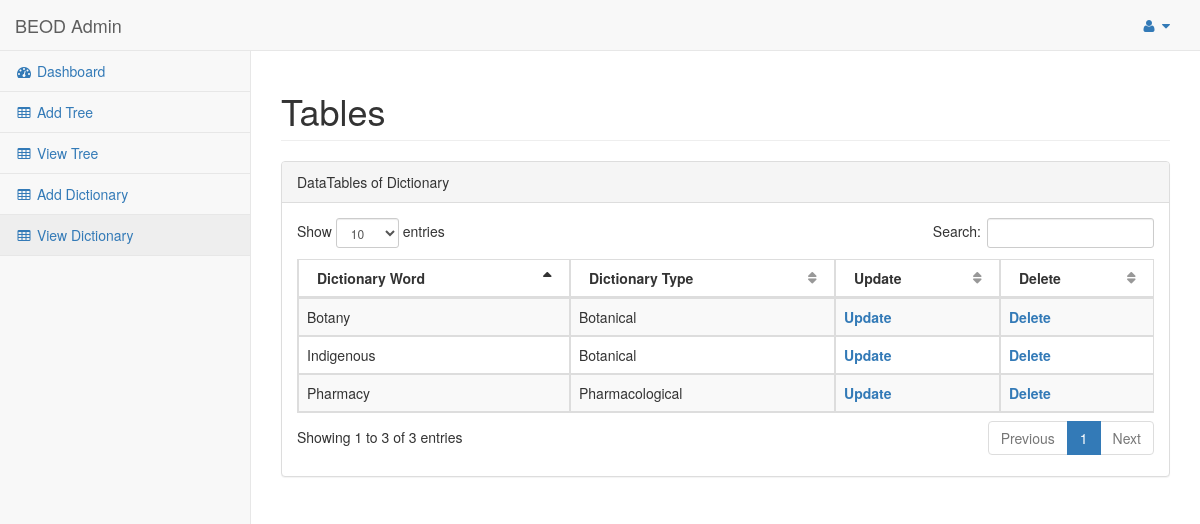
Screenshot of /script/view_dictionary.php (signed in) with the database file from the repository.
### tables this page shows
CREATE TABLE IF NOT EXISTS `dictionary` (
  `id` int(100) NOT NULL AUTO_INCREMENT,
  `dictionary_type` varchar(15) NOT NULL,
  `dictionary_word` varchar(30) NOT NULL,
  `word_details` varchar(200) NOT NULL,
  `vis` int(10) NOT NULL,
  PRIMARY KEY (`id`)
);

### script/view_dictionary.php (the view, shortened to what this page needs)
<!DOCTYPE html>
<html lang="en">
<head>
    <link href="bower_components/bootstrap/dist/css/bootstrap.min.css" rel="stylesheet">
    <link href="bower_components/metisMenu/dist/metisMenu.min.css" rel="stylesheet">
    <link href="bower_components/datatables-plugins/integration/bootstrap/3/dataTables.bootstrap.css" rel="stylesheet">
    <link href="bower_components/datatables-responsive/css/dataTables.responsive.css" rel="stylesheet">
    <link href="dist/css/sb-admin-2.css" rel="stylesheet">
    <link href="bower_components/font-awesome/css/font-awesome.min.css" rel="stylesheet" type="text/css">
</head>
<body>
<?php
include 'leftmenu.php';
?>
    <div id="wrapper">
        <div id="page-wrapper">
            <div class="row">
                <div class="col-lg-12">
                    <h1 class="page-header">Tables</h1>
                </div>
            </div>
            <div class="row">
                <div class="col-lg-12">
                    <div class="panel panel-default">
                        <div class="panel-heading">
                            DataTables of Dictionary
                        </div>
                        <div class="panel-body">
                            <div class="dataTable_wrapper">
                                <table width="100%" class="table table-striped table-bordered table-hover" id="dataTables-example">
                                    <thead>
                                        <tr>
                                            <th>Dictionary Word</th>
                                            <th>Dictionary Type</th>
                                            <th>Update</th>
											<th>Delete</th>
                                        </tr>
                                    </thead>
                                    <tbody>
									<?php
													$result = mysql_query("SELECT * FROM dictionary WHERE vis=0 order by dictionary_word");
															while($row = mysql_fetch_array($result))
															{
																echo '<tr>';
																echo '<td >'.$row['dictionary_word'].'</td>';
																echo '<td>'.$row['dictionary_type'].'</div></td>';
																echo '<td><a href="update_dictionary.php? id='.$row['id'].'" title="Click To Update"><strong>Update</strong></a></td>';
																?>
																<td><a href="view_dictionary.php?id=<?php echo $id ?>"
																onclick="return confirm('Are you sure you want to delete?')">
																<strong>Delete </strong></a></td></td>
																<?php
																}
										?>
                            </div>
                        </div>
                    </div>
                </div>
</body>
</html>

### rows the page displays
dictionary: dictionary_word "Botany", dictionary_type "Botanical"
dictionary: dictionary_word "Indigenous", dictionary_type "Botanical"
dictionary: dictionary_word "Pharmacy", dictionary_type "Pharmacological"
